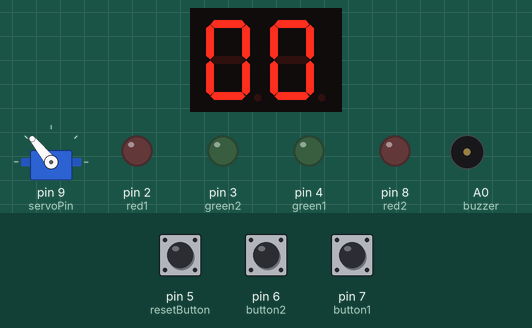
Recording of a sketch running on a simulated Arduino Uno, built with avr-gcc and run on an emulated ATmega328P. Parts: 2-digit seven-segment display, servo, output pins drawn as LEDs (lit = HIGH), buzzer (waves = sounding). Wiring (inferred from the names in the program): 2-digit 7-segment display, segments lit when HIGH: segments pin 10, pin 11, pin 12, pin 13, A3, A2, A1; digit selects A4, A5. The inputs (shaded band) are chosen by the test bench; at power-on: pin 5 (resetButton) HIGH, pin 6 (button2) HIGH, pin 7 (button1) HIGH. Random numbers use the default seed unless the sketch sets one; the segment pins are drawn as the display they are named for; pins used as bus, display or sensor lines are not drawn.

Above: at 1.2 s.
1.3 s: pin 5 (resetButton) pulled LOW for 0.15 s
2.0 s: pin 6 (button2) pulled LOW for 0.15 s
At 2.25 s:
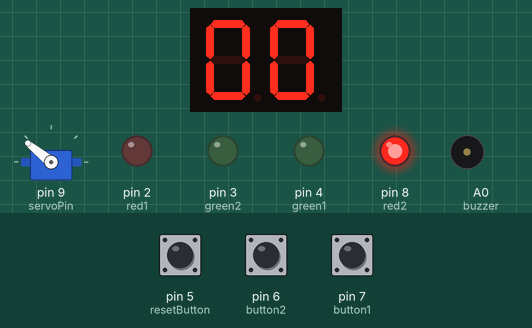
2.7 s: pin 7 (button1) pulled LOW for 3.2 s
At 4.06 s:
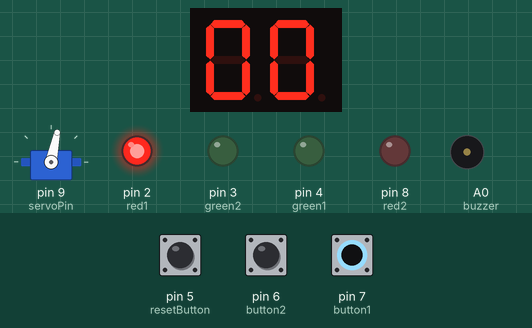
6.5 s: pin 7 (button1) pulled LOW for 0.15 s
At 7.07 s:
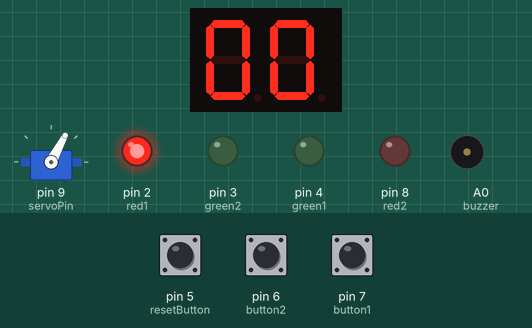
7.2 s: pin 5 (resetButton) pulled LOW for 0.15 s
At 7.37 s:
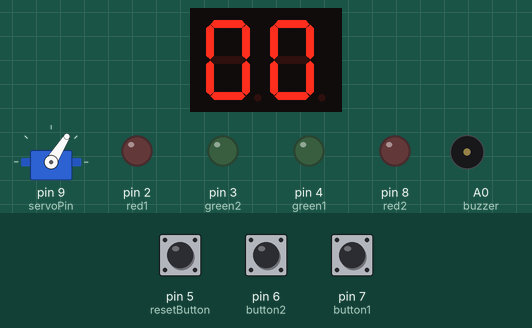
7.9 s: pin 6 (button2) pulled LOW for 1 s
At 8.28 s:
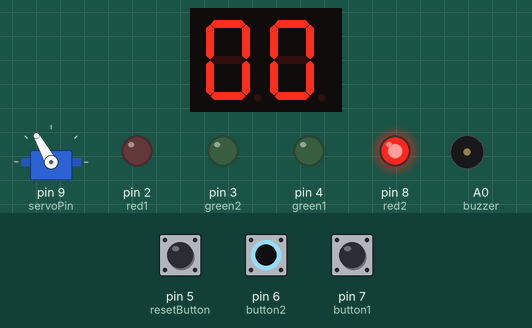
Timing chart, 0 to 14.1 s (numbered marks = the images above; inputs shaded):
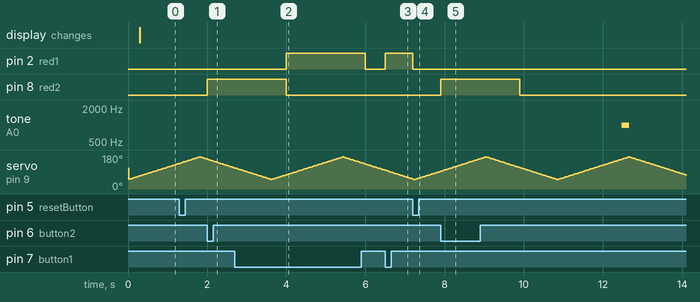

The sketch:

Reaksjonsspill.ino
```cpp
  #include <Servo.h>

  // Pins, placeholder pins, endre til de som er i bruk
  const int button1 = 7;
  const int button2 = 6;
  const int green1 = 4;
  const int red1 = 2;
  const int green2 = 3;
  const int red2 = 8;
  const int buzzer = A0;
  const int resetButton = 5;

  //Servo
  const int servoPin = 9; // Placeholder
  Servo myServo;
  int servoAngle = 50;
  int servoTurn = 1;
  unsigned long previousServo = 0;
  const int SERVO_REFRESH = 15;

  // Konstanter
  const int WAIT_MIN = 2000;
  const int WAIT_MAX = 5000;
  const int ROUND_PAUSE = 2000;
  const int DISPLAY_REFRESH = 5;

  // 7-segment pinner A-G, placeholder verdier
  const int segmentPins[7] = {10, 11, 12, 13, A3, A2, A1};

  // Segmentmønster for sifre 0-9
  byte digits[10][7] = {
  {1,1,1,1,1,1,0}, //0
  {0,1,1,0,0,0,0}, //1
  {1,1,0,1,1,0,1}, //2
  {1,1,1,1,0,0,1}, //3
  {0,1,1,0,0,1,1}, //4
  {1,0,1,1,0,1,1}, //5
  {1,0,1,1,1,1,1}, //6
  {1,1,1,0,0,0,0}, //7
  {1,1,1,1,1,1,1}, //8
  {1,1,1,1,0,1,1}  //9
  };

  // Display-enable, placeholder verdier
  const int display1 = A4;
  const int display2 = A5;

  // Poeng
  int score1 = 0;
  int score2 = 0;

  // State
  enum GameState {IDLE, WAIT_FOR_SIGNAL, REACTION, ROUND_END};
  GameState state = IDLE;

  // Tidtakere
  unsigned long startTime = 0;
  unsigned long waitTime = 0;
  unsigned long previousDisplay = 0;

  // Multiplexing
  bool currentDisplay = false; // false = display1, true = display2

  void setup() {
    // Knapper
    pinMode(button1, INPUT_PULLUP);
    pinMode(button2, INPUT_PULLUP);
    pinMode(resetButton, INPUT_PULLUP);

    // LED og buzzer
    pinMode (green1, OUTPUT);
    pinMode (red1, OUTPUT);
    pinMode (green2, OUTPUT);
    pinMode (red2, OUTPUT);
    pinMode (buzzer, OUTPUT);

    // 7-Segment
    for (int i = 0; i < 7; i++){
    pinMode(segmentPins[i], OUTPUT);
    }

    pinMode(display1, OUTPUT);
    pinMode(display2, OUTPUT);

    // Servo
    myServo.attach(servoPin);
    myServo.write(110);

    // Tilfeldig millis, slik at buzzeren ikke blir forutsigbar
    randomSeed(millis());

    GameState state = IDLE;
}

  void loop() {

    unsigned long currentMillis = millis();

    // Reset knapp
    if(digitalRead(resetButton) == LOW){
      resetGame();
    }

    // 7-segment multiplexing (Skrur av og på displayene slik at det ser ut som begge er på samtidig og kan vise forskjellige verdier)
    if (currentMillis - previousDisplay >= DISPLAY_REFRESH) {
    previousDisplay = currentMillis;
    if (currentDisplay) {
      displayDigit(score2 % 10, display2);
    } else {
      displayDigit(score1 % 10, display1);
    }
    currentDisplay = !currentDisplay;
  }

  // Bevegelse av servomotor
  if(currentMillis - previousServo >= SERVO_REFRESH) {
    previousServo = currentMillis;
    servoAngle += servoTurn;
    if (servoAngle >= 170 || servoAngle <= 50) {
      servoTurn = -servoTurn;
    }
    myServo.write(servoAngle);
  }

    switch (state) {

    case IDLE:
      // Slå av alle LED-lysene og gjør klar til ny runde, start ventetid, fra min til max.
      digitalWrite(green1, LOW);
      digitalWrite(green2, LOW);
      digitalWrite(red1, LOW);
      digitalWrite(red2, LOW);

      waitTime = random(WAIT_MIN, WAIT_MAX);
      startTime = currentMillis;
      state = WAIT_FOR_SIGNAL;

      break;

    case WAIT_FOR_SIGNAL:
      // Sjekke etter tidlig trykk, kall earlyPress hvis sant. Lager lyd når ventetiden er over og bytter state til react.
      if (digitalRead (button1) == LOW){
        earlyPress(1);
      } if (digitalRead (button2) == LOW) {
        earlyPress(2);
      }
      if (currentMillis - startTime >= waitTime) {
        state = REACTION;
        tone(buzzer, 1000, 200);
    }

      break;

    case REACTION:
      // Sjekke etter hvem som trykte først og gi poeng deretter. Oppdatere poeng, bytte state når det er trykt.
      if(digitalRead (button1) == LOW){
        wonRound(1);
      } if (digitalRead (button2) == LOW) {
        wonRound(2);
      }
      break;

    case ROUND_END:
      // Kort pause før ny runde, tilbake igjen til IDLE for å starte ny runde.
      if (currentMillis - startTime >= ROUND_PAUSE) {
      state = IDLE;
      }
      break;
  }

}

  //Funksjoner
  // Reseter spillet, setter begge poengene til 0.
  void resetGame() {
    score1 = 0;
    score2 = 0;
    state = IDLE;
  }

  // Reduserer poeng til den som trykket for tidlig, tilsvarende rød LED skal lyse.
  void earlyPress(int player) {
    if(player == 1) {
      digitalWrite(red1, HIGH);
      if (score1 > 0) score1--;
    }
    else {
      digitalWrite(red2, HIGH);
      if (score2 > 0) score2--;
    }
    startTime = millis();
    state = ROUND_END;
  }

  // Øker poeng til den som trykket først, tilsvarende grønn LED skal lyse.
  void wonRound(int player) {
    if (player == 1){
      digitalWrite(green1, HIGH);
      score1++;
    }
    else {
      digitalWrite(green2, HIGH);
      score2++;
    }

    // Reseter score om pooeng er større enn 9.
    if(score1 > 9 || score2 > 9) {
      resetGame();
    }

    startTime = millis();
    state = ROUND_END;
  }

  // Siffer til valgt display
  void displayDigit(int num, int displayPin) {
  digitalWrite (display1, LOW);
  digitalWrite(display2, LOW);
  for (int i = 0; i < 7; i++)
    digitalWrite(segmentPins[i], digits[num][i]);
  digitalWrite(displayPin, HIGH);
  }
```

Measured:
- after the input at 2.0 s, pin 8 (red2): LOW → HIGH at once
- after the input at 2.7 s, pin 2 (red1): LOW → HIGH after 1.3 s, → LOW 2.0 s later
- after the input at 6.5 s, pin 2 (red1): LOW → HIGH at once
- after the input at 7.2 s, pin 2 (red1): HIGH → LOW at once
- after the input at 7.9 s, pin 8 (red2): LOW → HIGH at once, → LOW 2.0 s later
